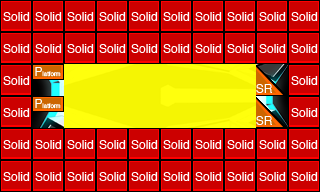

Below is a game level as drawn by its tile map, then a one-line description and the .tmx that defines it (tile-layer data replaced by summaries):
An orthogonal 10x6 tile map with 32x32 px tiles, 3 tile layers (exterior, interior, collision), 3 tilesets.

<map version="1.0" orientation="orthogonal" width="10" height="6" tilewidth="32" tileheight="32">
 <tileset firstgid="1" name="colTile" tilewidth="32" tileheight="32">
  <image source="../img/render/metatiles32x32.png" width="160" height="32" />
  <tile id="0">
   <properties>
    <property name="type" value="solid" />
   </properties>
  </tile>
  <tile id="1">
   <properties>
    <property name="type" value="platform" />
   </properties>
  </tile>
  <tile id="2">
   <properties>
    <property name="type" value="lslope" />
   </properties>
  </tile>
  <tile id="3">
   <properties>
    <property name="type" value="rslope" />
   </properties>
  </tile>
 </tileset>
 <tileset firstgid="6" name="outline" tilewidth="32" tileheight="32">
  <image source="../img/render/outline.png" width="192" height="256" />
 </tileset>
 <tileset firstgid="54" name="ship" tilewidth="320" tileheight="192">
  <image source="../img/render/ships/mechanoid/mechanoid_drone_img.png" width="320" height="192" />
 </tileset>
 <layer name="exterior" width="10" height="6">
  <data>[60 cells, 1 non-empty, 1 distinct tile ids]</data>
 </layer>
 <layer name="interior" width="10" height="6" opacity="0.95">
  <data>[60 cells, 12 non-empty, 1 distinct tile ids]</data>
 </layer>
 <layer name="collision" width="10" height="6">
  <data>[60 cells, 48 non-empty, 3 distinct tile ids]</data>
 </layer>
</map>
